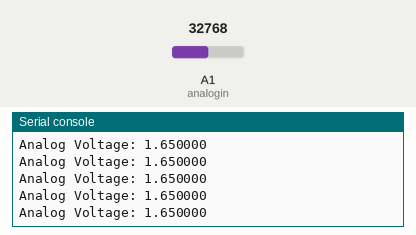
Simulated run of this program. Board: Circuit Playground running CircuitPython. Parts: the last lines printed to the serial console. The inputs (shaded band) are chosen by the test bench; at power-on: A1 (analogin) = 32768 (analog values on the 0–65535 scale).

Above: at 1.2 s.
1.3 s: A1 (analogin) set to 45874
At 1.31 s:
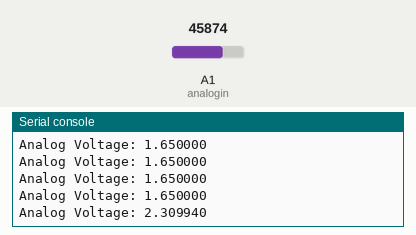
2.8 s: A1 (analogin) set to 57670
At 2.82 s:
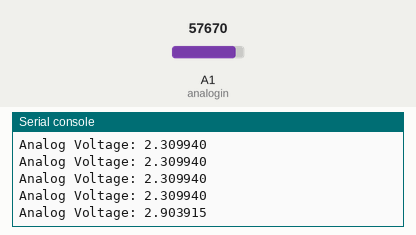
Timing chart, 0 to 5.8 s (numbered marks = the images above; inputs shaded):
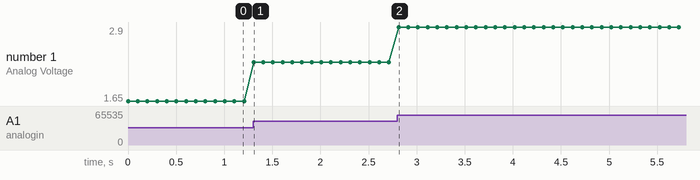

The program:

code.py
```python
# CircuitPlaygroundExpress_AnalogIn
# reads the analog voltage level from a 10k potentiometer
# connected to GND, 3.3V, and pin A1
# and prints the results to the REPL

import time

import board
from analogio import AnalogIn

analogin = AnalogIn(board.A1)


def getVoltage(pin):  # helper
    return (pin.value * 3.3) / 65536


while True:
    print("Analog Voltage: %f" % getVoltage(analogin))
    time.sleep(0.1)
```

Measured:
- after the input at 1.3 s, the serial console: prints a new line at once (image 1)
- after the input at 2.8 s, the serial console: prints a new line at once (image 2)
- plotted number 1: 1.65 → 2.31 after the input at 1.3 s, 2.31 → 2.9 after the input at 2.8 s
